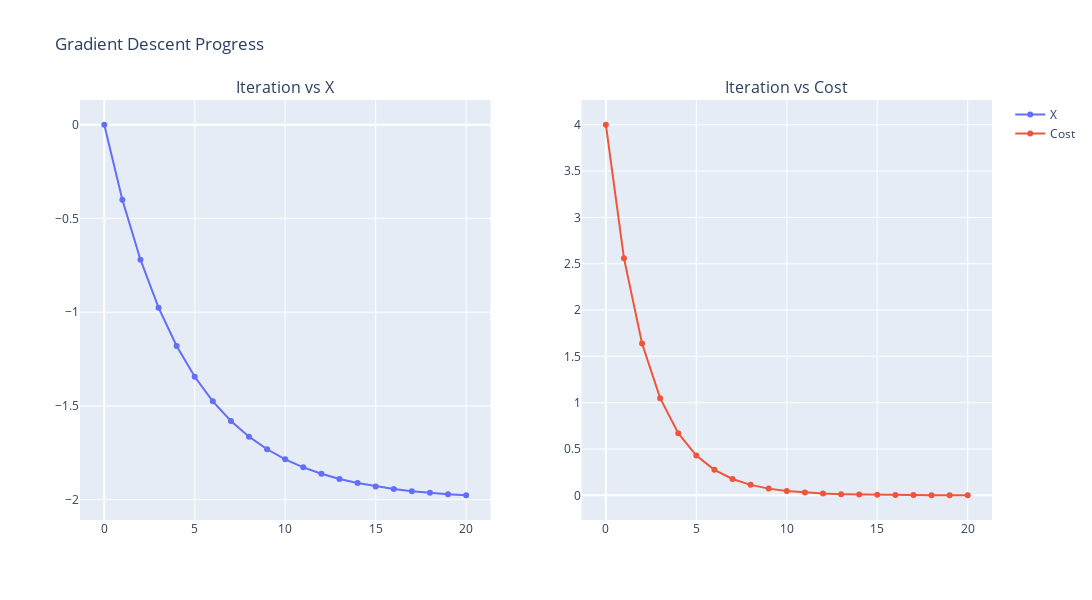

Notebook code cell kept with this figure:
### Code cell
from plotly.subplots import make_subplots
import plotly.graph_objects as go

fig = make_subplots(
    rows=1, cols=2, subplot_titles=("Iteration vs X", "Iteration vs Cost")
)

fig.add_trace(
    go.Scatter(x=history["iterations"], y=history["x"], mode="lines+markers", name="X"),
    row=1,
    col=1,
)

fig.add_trace(
    go.Scatter(
        x=history["iterations"], y=history["cost"], mode="lines+markers", name="Cost"
    ),
    row=1,
    col=2,
)

fig.update_layout(title_text="Gradient Descent Progress", width=1400, height=600)
fig.show()

### Figure 1 — Plotly figure (JSON) as saved in the notebook; plotly's stock layout.template omitted (floating-point values rounded to 4 significant figures)
{"data": [{"mode": "lines+markers", "name": "X", "type": "scatter", "x": [0, 1, 2, 3, 4, 5, 6, 7, 8, 9, 10, 11, 12, 13, 14, 15, 16, 17, 18, 19, 20], "xaxis": "x", "y": [0, -0.4, -0.72, -0.976, -1.181, -1.345, -1.476, -1.581, -1.664, -1.732, -1.785, -1.828, -1.863, -1.89, -1.912, -1.93, -1.944, -1.955, -1.964, -1.971, -1.977], "yaxis": "y"}, {"mode": "lines+markers", "name": "Cost", "type": "scatter", "x": [0, 1, 2, 3, 4, 5, 6, 7, 8, 9, 10, 11, 12, 13, 14, 15, 16, 17, 18, 19, 20], "xaxis": "x2", "y": [4, 2.56, 1.638, 1.049, 0.6711, 0.4295, 0.2749, 0.1759, 0.1126, 0.07206, 0.04612, 0.02951, 0.01889, 0.01209, 0.007737, 0.004952, 0.003169, 0.002028, 0.001298, 0.0008308, 0.0005317], "yaxis": "y2"}], "layout": {"annotations": [{"font": {"size": 16}, "showarrow": false, "text": "Iteration vs X", "x": 0.225, "xanchor": "center", "xref": "paper", "y": 1, "yanchor": "bottom", "yref": "paper"}, {"font": {"size": 16}, "showarrow": false, "text": "Iteration vs Cost", "x": 0.775, "xanchor": "center", "xref": "paper", "y": 1, "yanchor": "bottom", "yref": "paper"}], "height": 600, "title": {"text": "Gradient Descent Progress"}, "width": 1400, "xaxis": {"anchor": "y", "domain": [0, 0.45]}, "xaxis2": {"anchor": "y2", "domain": [0.55, 1]}, "yaxis": {"anchor": "x", "domain": [0, 1]}, "yaxis2": {"anchor": "x2", "domain": [0, 1]}}}
